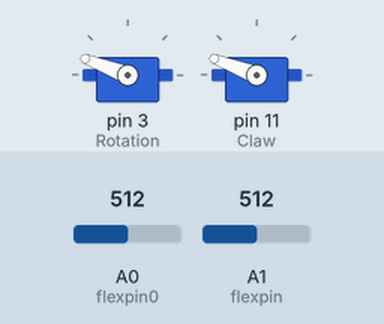
Bench run of a sketch on a simulated Arduino Uno, built with avr-gcc and run on an emulated ATmega328P. Shown: 2 × servo. The test bench sets the inputs (shaded band); at power-on: A0 (flexpin0) = 512, A1 (flexpin) = 512.

Above: at 1.2 s.
1.3 s: A0 (flexpin0) set to 716
At 2.0 s:
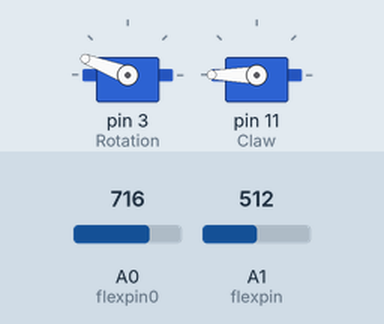
3.0 s: A1 (flexpin) set to 716
At 3.3 s:
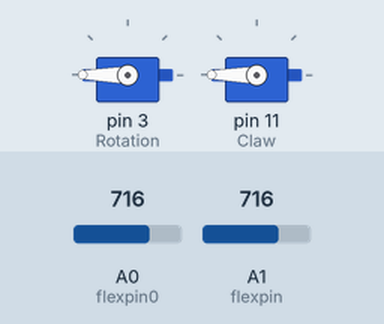
4.5 s: A0 (flexpin0) set to 806
6.0 s: A0 (flexpin0) set to 825
At 7.0 s:
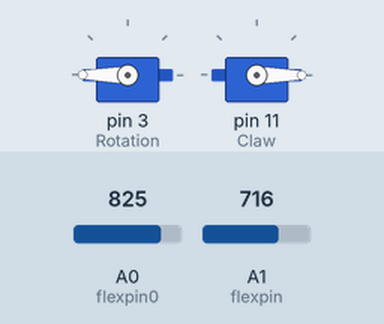
7.5 s: A1 (flexpin) set to 804
9.0 s: A1 (flexpin) set to 832
At 9.5 s:
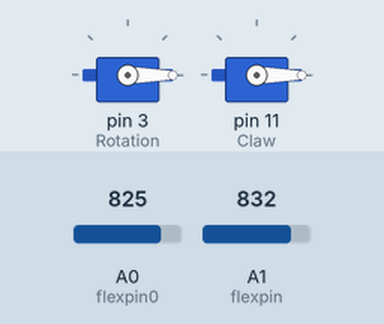
Timing chart, 0 to 11.5 s (numbered marks = the images above; inputs shaded):
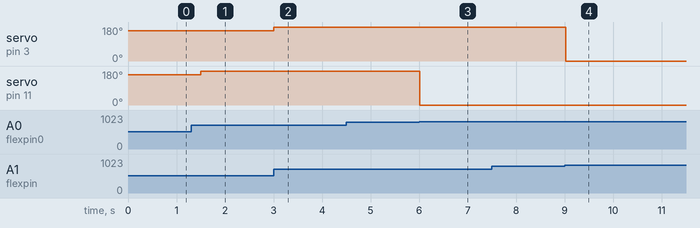

The sketch:

Flex-Servo_2.ino
```cpp
#include <Servo.h>

Servo Rotation;
Servo Claw;

int flexpin = A1;
int flexpin0 = A0;
int val;
int val2;

void setup() {
 Rotation.attach(3);
 Claw.attach(11);
}

void loop() {
 val = analogRead(flexpin);
 val2 = analogRead(flexpin0);
 val = map(val, 370, 530, 0, 180);
 val2 = map(val2, 370, 530, 0, 180);
 Rotation.write(val);
 Claw.write(val2);
 delay(250);
}
```

Measured:
- the behaviour switches between 814 and 815 on A0 (flexpin0) (found by bisection; images 2 and 3)
- the behaviour switches between 814 and 815 on A1 (flexpin) (found by bisection; images 3 and 4)
- after the input at 1.3 s, servo on pin 11 (Claw): 159° → 180° after 0.20 s
- after the input at 3.0 s, servo on pin 3 (Rotation): 159° → 180° at once
- after the input at 4.5 s, every drawn part: stays the same
- after the input at 6.0 s, servo on pin 11 (Claw): 180° → 0° at once
- after the input at 7.5 s, every drawn part: stays the same
- after the input at 9.0 s, servo on pin 3 (Rotation): 180° → 0° at once
